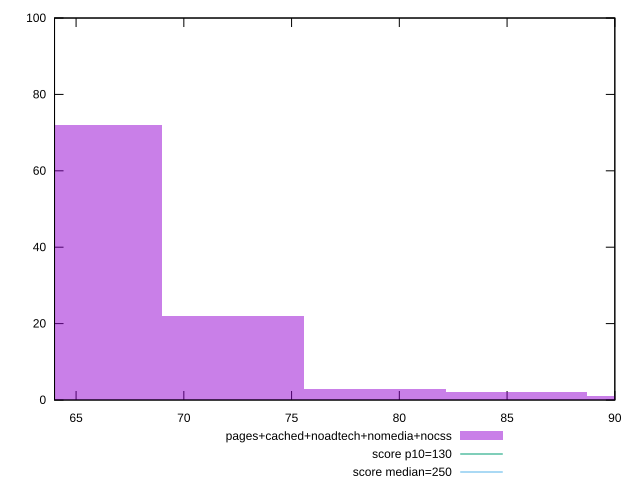

This chart was generated by the following gnuplot code:
reset

$pagesCachedNoadtechNomediaNocss <<EOF
78.85739000146798 3
65.71449166788997 72
72.28594083467898 22
85.42883916825697 2
92.00028833504598 1
EOF

set key outside below
set boxwidth 6.571449166788998
set xrange [64:90]
set yrange [0:100]
set trange [0:100]
set style fill transparent solid 0.5 noborder

set parametric
set terminal svg size 640, 490 enhanced background rgb 'white'
set output "report_00018_2021-02-10T15-25-16.877Z/max-potential-fid/comparison/histogram/4_vs_5.svg"

plot $pagesCachedNoadtechNomediaNocss title "pages+cached+noadtech+nomedia+nocss" with boxes, \
     130,t title "score p10=130", \
     250,t title "score median=250"

reset
